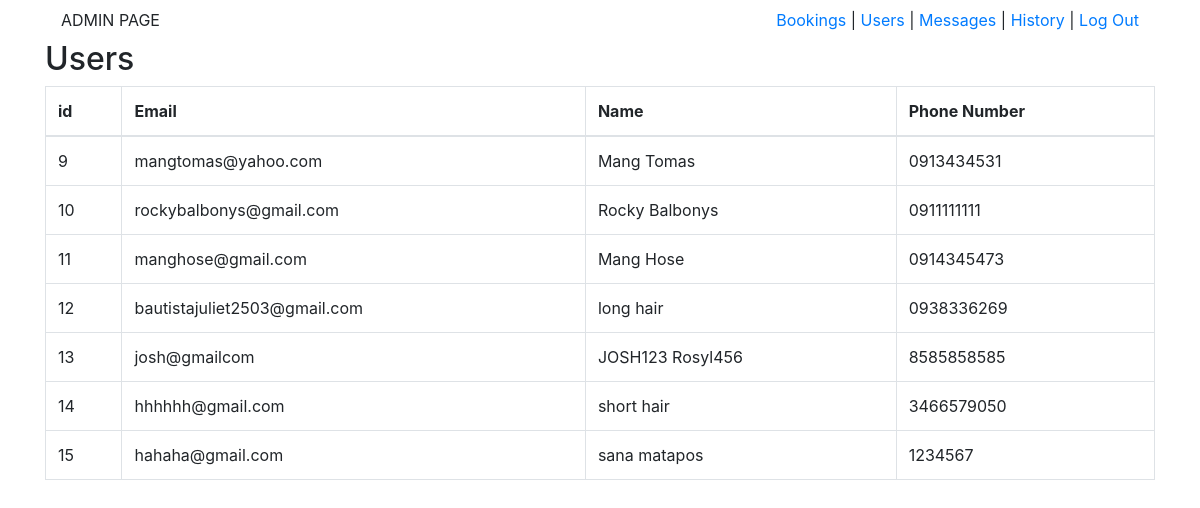
Page /admin/users.php on the earlier database version.
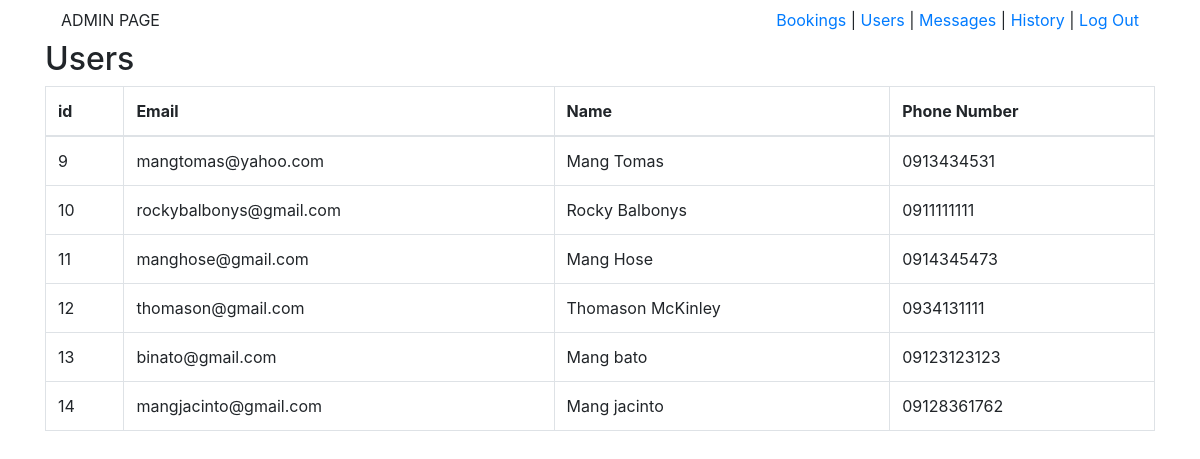
Same page on the later database version.
### tables this page shows
CREATE TABLE `tbl_users` (
  `user_id` int NOT NULL,
  `user_email` varchar(50) NOT NULL,
  `user_password` varchar(60) NOT NULL,
  `user_firstname` varchar(50) NOT NULL,
  `user_lastname` varchar(50) NOT NULL,
  `user_gender` varchar(10) NOT NULL,
  `user_phonenumber` varchar(11) NOT NULL
);

### admin/users.php (the view, shortened to what this page needs)
<?php
    include "connection.php";
?>
<!DOCTYPE html>
<html lang="en">
<head>
    <link href="https://stackpath.bootstrapcdn.com/bootstrap/4.5.2/css/bootstrap.min.css" rel="stylesheet">
</head>
<body>
    <div class="container">
            <nav class="navbar">
                <div class="nav-item">ADMIN PAGE</div>
                <div class="nav-item"><a href  ="adminpage.php">Bookings</a> | <a href  ="users.php">Users</a> | <a href  ="messages.php">Messages</a> | <a href  ="history.php">History</a> | <a href="logout.php">Log Out</a></div>
            </nav>
            <div class="h2">
                Users
            </div>
            <div>
                <?php
                    $selectAllUsers = "SELECT * FROM tbl_users
                     ORDER BY user_id";
                    $query = mysqli_query($conn, $selectAllUsers);
                    if (mysqli_query($conn, $selectAllUsers)) {
                       echo '<table class="table table-bordered" id="bookingTable">
                                   <thead>
                                       <tr>
                                           <th>id</th>
                                           <th>Email</th>
                                           <th>Name</th>
                                           <th>Phone Number</th>
                                       </tr>
                                   </thead>
                                   <tbody>';
                           while ($row = mysqli_fetch_array($query)) {
                               echo '<tr>';
                               echo '<td>' .  $row["user_id"] . '</td>';
                               echo '<td>' .  $row["user_email"] . '</td>';
                               echo '<td>' . $row["user_firstname"] . " " . $row["user_lastname"] . '</td>';
                               echo '<td>' . $row["user_phonenumber"] . '</td>';
                               echo '</tr>';
                           }
                           echo '</tbody>
                               </table>';
                    }
                ?>
            </div>
    </div>
</body>
</html>

Differences in the rows shown:
removed tbl_users: user_id "15", user_email "hahaha@gmail.com", user_firstname "sana", user_lastname "matapos", user_phonenumber "1234567"
changed tbl_users id 12: user_email "bautistajuliet2503@gmail.com" → "thomason@gmail.com"; user_firstname "long" → "Thomason"; user_lastname "hair" → "McKinley"; user_phonenumber "0938336269" → "0934131111"
changed tbl_users id 13: user_email "josh@gmailcom" → "binato@gmail.com"; user_firstname "JOSH123" → "Mang"; user_lastname "Rosyl456" → "bato"; user_phonenumber "8585858585" → "09123123123"
changed tbl_users id 14: user_email "hhhhhh@gmail.com" → "mangjacinto@gmail.com"; user_firstname "short" → "Mang"; user_lastname "hair" → "jacinto"; user_phonenumber "3466579050" → "09128361762"
